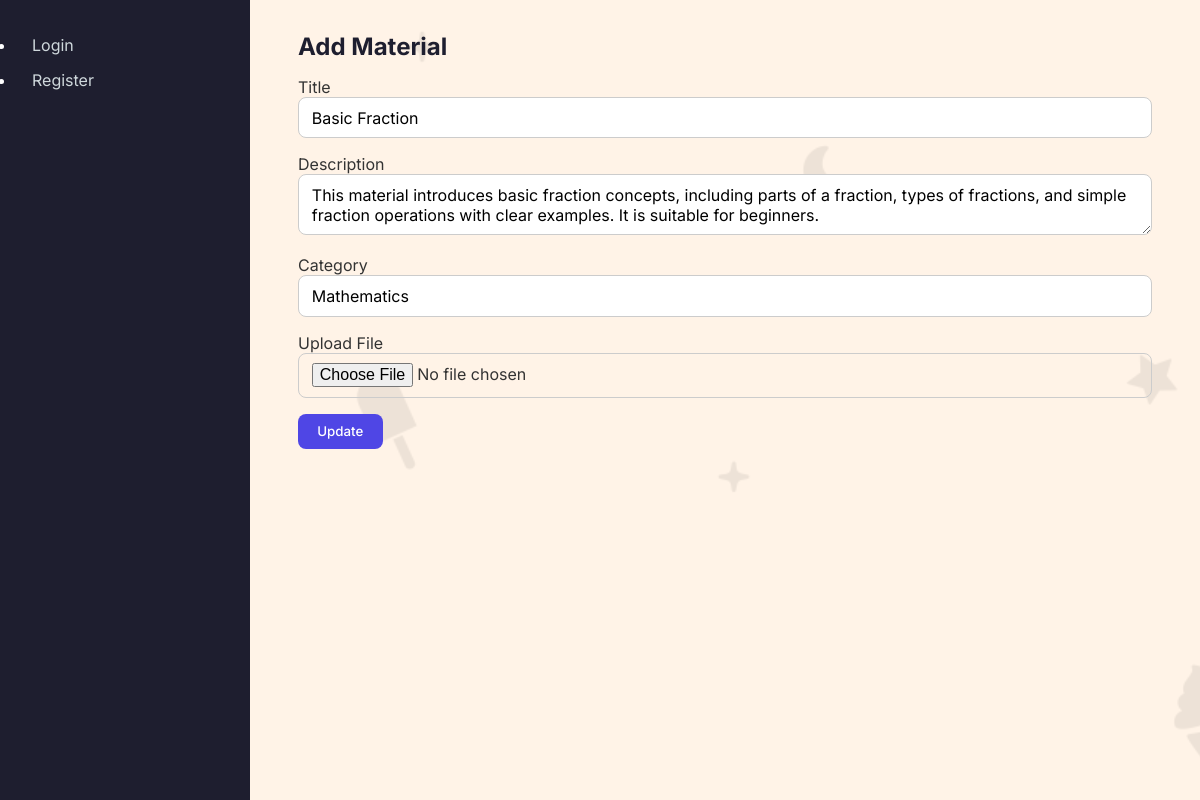
/admin/materials/1/edit, run on the app's committed database.
### models/material.py (models this page shows)
class Material(db.Model):
    id = db.Column(db.Integer, primary_key=True)
    title = db.Column(db.String(200), nullable=False)
    description = db.Column(db.Text)
    category = db.Column(db.String(100))
    file_path = db.Column(db.String(300), nullable=False)

### routes/admin.py (the view, shortened to what this page needs)
@admin_bp.route('/materials/<int:material_id>/edit', methods=['GET', 'POST'], endpoint='edit_material')
def edit_material(material_id):
    material = Material.query.get_or_404(material_id)
    return render_template('admin/materials_form.html', material=material)

### templates/admin/materials_form.html
{% extends 'base.html' %}
{% block content %}
<h2>Add Material</h2>
<form method="POST" enctype="multipart/form-data" action="{{ url_for('admin.edit_material', material_id=material.id) if material else url_for('admin.create_material') }}">
    <label>Title</label>
    <input type="text" name="title" value="{{ material.title if material else '' }}">
    <label>Description</label>
    <textarea name="description">{{ material.description if material else '' }}</textarea>
    <label>Category</label>
    <input type="text" name="category" value="{{ material.category if material else '' }}">
    <label>Upload File</label>
    <input type="file" name="file">
    <button type="submit">{{ 'Update' if material else 'Save' }}</button>
</form>
{% endblock %}

### static/css/main.css (style rules this page uses)
* { margin: 0; padding: 0; box-sizing: border-box; font-family: 'Inter', sans-serif; }
body { display: flex; min-height: 100vh; background: #f5f7fa; color: #333; }
h1, h2, h3, h4 { color: #1e1e2f; margin-bottom: 1rem; }
button { padding: 0.6rem 1.2rem; background: #4f46e5; color: #fff; border: none; border-radius: 8px; font-weight: 500; cursor: pointer; transition: background 0.2s ease; }
input[type="text"], textarea, select, input[type="file"] { width: 100%; padding: 0.6rem 0.8rem; border: 1px solid #ccc; border-radius: 8px; margin-bottom: 1rem; outline: none; font-size: 1rem; }
input[type="password"], textarea, select, input[type="file"] { width: 100%; padding: 0.6rem 0.8rem; border: 1px solid #ccc; border-radius: 8px; margin-bottom: 1rem; outline: none; font-size: 1rem; }
input[type="email"], textarea, select, input[type="file"] { width: 100%; padding: 0.6rem 0.8rem; border: 1px solid #ccc; border-radius: 8px; margin-bottom: 1rem; outline: none; font-size: 1rem; }
input[type="submit"], textarea, select, input[type="file"] { width: 100%; padding: 0.6rem 0.8rem; border: 1px solid #ccc; border-radius: 8px; margin-bottom: 1rem; outline: none; font-size: 1rem; }

### data on the page
Material: title "Basic Fraction", description "This material introduces basic fraction concepts, including parts of a fraction, types of fractions, and simple fraction operations with clear examples. It is suitable for beginners.", category "Mathematics"

### other printed values
{{ 'Update' if material else 'Save' }} "Update"
